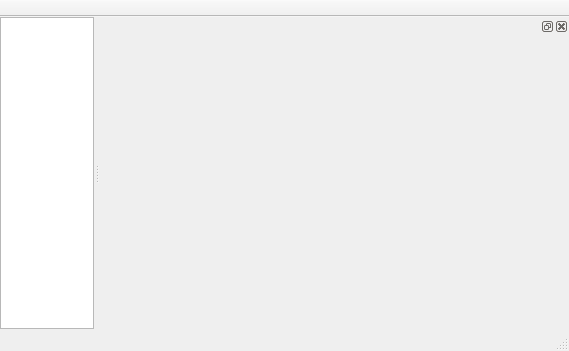
<?xml version="1.0" encoding="UTF-8"?>
<ui version="4.0">
 <class>MainWindow</class>
 <widget class="QMainWindow" name="MainWindow">
  <property name="geometry">
   <rect>
    <x>0</x>
    <y>0</y>
    <width>569</width>
    <height>351</height>
   </rect>
  </property>
  <property name="windowTitle">
   <string>MainWindow</string>
  </property>
  <widget class="QWidget" name="centralwidget">
   <layout class="QVBoxLayout" name="verticalLayout">
    <property name="spacing">
     <number>0</number>
    </property>
    <property name="leftMargin">
     <number>0</number>
    </property>
    <property name="topMargin">
     <number>0</number>
    </property>
    <property name="rightMargin">
     <number>0</number>
    </property>
    <property name="bottomMargin">
     <number>0</number>
    </property>
    <item>
     <widget class="QTableView" name="tableView">
      <property name="contextMenuPolicy">
       <enum>Qt::CustomContextMenu</enum>
      </property>
      <attribute name="horizontalHeaderStretchLastSection">
       <bool>true</bool>
      </attribute>
     </widget>
    </item>
   </layout>
  </widget>
  <widget class="QMenuBar" name="menubar">
   <property name="geometry">
    <rect>
     <x>0</x>
     <y>0</y>
     <width>569</width>
     <height>27</height>
    </rect>
   </property>
  </widget>
  <widget class="QStatusBar" name="statusbar"/>
  <widget class="QDockWidget" name="dockWidget">
   <property name="minimumSize">
    <size>
     <width>469</width>
     <height>284</height>
    </size>
   </property>
   <attribute name="dockWidgetArea">
    <number>2</number>
   </attribute>
   <widget class="QWidget" name="dockWidgetContents">
    <layout class="QVBoxLayout" name="verticalLayout_3">
     <property name="spacing">
      <number>0</number>
     </property>
     <property name="leftMargin">
      <number>0</number>
     </property>
     <property name="topMargin">
      <number>0</number>
     </property>
     <property name="rightMargin">
      <number>0</number>
     </property>
     <property name="bottomMargin">
      <number>0</number>
     </property>
     <item>
      <widget class="ImageView" name="image_view" native="true"/>
     </item>
    </layout>
   </widget>
  </widget>
  <widget class="QToolBar" name="toolBar">
   <property name="windowTitle">
    <string>toolBar</string>
   </property>
   <property name="movable">
    <bool>false</bool>
   </property>
   <property name="floatable">
    <bool>false</bool>
   </property>
   <attribute name="toolBarArea">
    <enum>TopToolBarArea</enum>
   </attribute>
   <attribute name="toolBarBreak">
    <bool>false</bool>
   </attribute>
  </widget>
 </widget>
 <customwidgets>
  <customwidget>
   <class>ImageView</class>
   <extends>QWidget</extends>
   <header>.image_view.h</header>
   <container>1</container>
  </customwidget>
 </customwidgets>
 <resources/>
 <connections/>
 <slots>
  <slot>recognition()</slot>
  <slot>open_files()</slot>
 </slots>
</ui>
